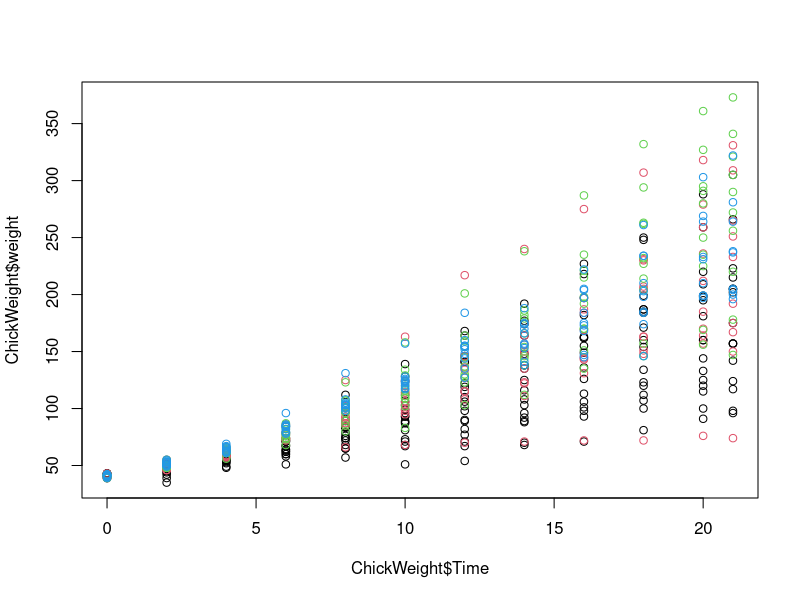

Recreate this plot in R. (Note: this script raises an error after producing the figure.)
data(ChickWeight)
library(dplyr)
head(ChickWeight)
plot( ChickWeight$Time, ChickWeight$weight, col=ChickWeight$Diet)
chick = reshape(ChickWeight, idvar=c("Chick","Diet"), timevar="Time",
                direction="wide")
head(chick)
chick = na.omit(chick)
chick44=chick$weight.4
chick4=c(chick44,3000)
chick21o=c(chick21,3000)
mean(chick4)/mean(chick44)
mean(c(chick$weight.4, 3000))/mean(chick$weight.4)## Satır 9:12 ile aynı işi yapıyo
median(c(chick$weight.4, 3000))/median(chick$weight.4)
sd(c(chick$weight.4, 3000))/sd(chick$weight.4)
mad(c(chick$weight.4, 3000))/mad(chick$weight.4)
chick21=chick$weight.21
chick21o=c(chick21,3000)
cor(chick4,chick21o)/cor(chick44,chick21)
#cor(c(chick$weight.4, 3000), c(chick$weight.21,3000))/cor(chick$weight.4, chick$weight.21)